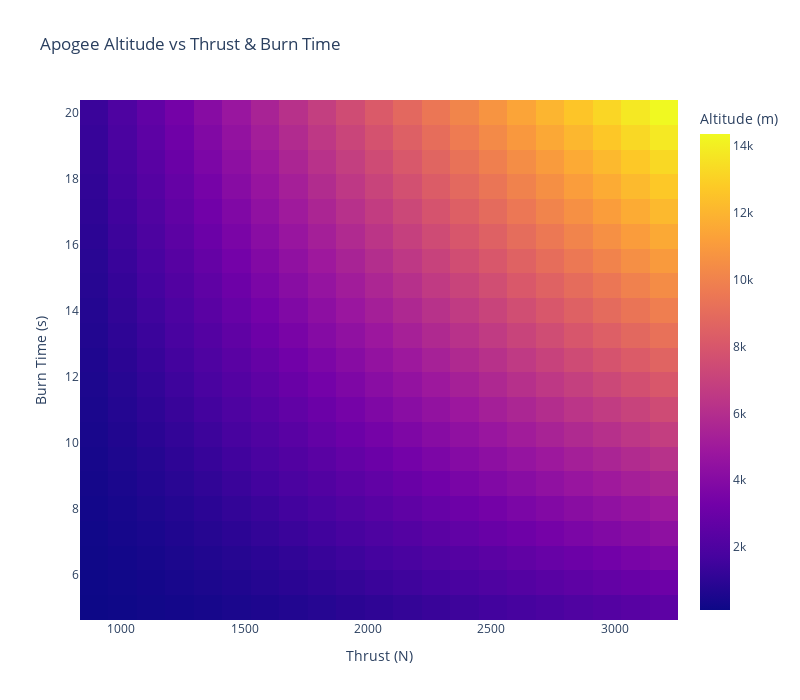
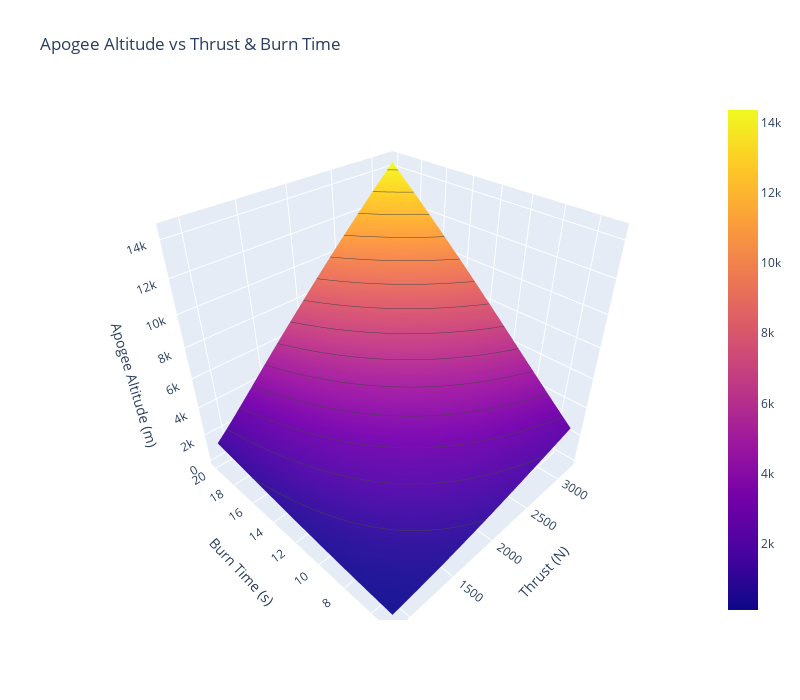

Notebook code cell kept with these figures, in order:
### Code cell
#Plotting

#Heat Map
fig1 = px.imshow(apogee_altitude, 
                labels=dict(x = "Thrust (N)",
                            y = "Burn Time (s)",
                            color = "Altitude (m)"),
                            x = thrust_arr,
                            y = tburn_arr,
                            aspect = "auto",
                            origin = "lower",
                            title="Apogee Altitude vs Thrust & Burn Time",
                            )
fig1.update_layout(
        width=800,
        height=700
    )
fig1.show()

#Surface Map
fig2 = go.Figure(data = go.Surface(z = apogee_altitude,
                                x = thrust_arr,
                                y = tburn_arr,
                                contours = {"x": {"show": False, "start": 889.6297399465218, "end": 3199.8070562191997, "size": (3199.8070562191997-889.6297399465218)/20},
                                                           "y": {"show": False, "start": 5, "end": 20, "size": (20-5)/21},
                                                           "z": {"show": True, "start": 0, "end": 15000, "size": 1000}},
                                ))

fig2.update_layout(
        title="Apogee Altitude vs Thrust & Burn Time",
        scene = dict(
                      xaxis=dict(
                          title=dict(
                              text="Thrust (N)"
                          )
                      ),
                      yaxis=dict(
                          title=dict(
                              text="Burn Time (s)"
                          )
                      ),
                      zaxis=dict(
                          title=dict(
                              text="Apogee Altitude (m)"
                          )
                      ),
                    ),
        width=800,
        height=700,
    )

fig2.update_scenes(xaxis_autorange="reversed")
fig2.update_scenes(yaxis_autorange="reversed")


fig2.show()

### Figure 1 — Plotly figure (JSON) as saved in the notebook; plotly's stock layout.template omitted (floating-point values rounded to 4 significant figures; data arrays with more than 128 entries replaced by an {"elided": "..."} marker saying what was removed)
{"data": [{"coloraxis": "coloraxis", "hovertemplate": "Thrust (N): %{x}<br>Burn Time (s): %{y}<br>Altitude (m): %{z}<extra></extra>", "name": "0", "type": "heatmap", "x": [889.6, 1005.0, 1121.0, 1236.0, 1352.0, 1467.0, 1583.0, 1698.0, 1814.0, 1929.0, 2045.0, 2160.0, 2276.0, 2391.0, 2507.0, 2622.0, 2738.0, 2853.0, 2969.0, 3084.0, 3200.0], "xaxis": "x", "y": [20.0, 19.25, 18.5, 17.75, 17.0, 16.25, 15.5, 14.75, 14.0, 13.25, 12.5, 11.75, 11.0, 10.25, 9.5, 8.75, 8.0, 7.25, 6.5, 5.75, 5.0], "yaxis": "y", "z": {"elided": "21x21 float values"}}], "layout": {"coloraxis": {"colorbar": {"title": {"text": "Altitude (m)"}}, "colorscale": [[0, "#0d0887"], [0.1111, "#46039f"], [0.2222, "#7201a8"], [0.3333, "#9c179e"], [0.4444, "#bd3786"], [0.5556, "#d8576b"], [0.6667, "#ed7953"], [0.7778, "#fb9f3a"], [0.8889, "#fdca26"], [1, "#f0f921"]]}, "height": 700, "title": {"text": "Apogee Altitude vs Thrust & Burn Time"}, "width": 800, "xaxis": {"anchor": "y", "domain": [0, 1], "title": {"text": "Thrust (N)"}}, "yaxis": {"anchor": "x", "autorange": true, "domain": [0, 1], "title": {"text": "Burn Time (s)"}}}}

### Figure 2 — Plotly figure (JSON) as saved in the notebook; plotly's stock layout.template omitted (floating-point values rounded to 4 significant figures; data arrays with more than 128 entries replaced by an {"elided": "..."} marker saying what was removed)
{"data": [{"contours": {"x": {"end": 3200.0, "show": false, "size": 115.5, "start": 889.6}, "y": {"end": 20, "show": false, "size": 0.7143, "start": 5}, "z": {"end": 15000, "show": true, "size": 1000, "start": 0}}, "type": "surface", "x": [889.6, 1005.0, 1121.0, 1236.0, 1352.0, 1467.0, 1583.0, 1698.0, 1814.0, 1929.0, 2045.0, 2160.0, 2276.0, 2391.0, 2507.0, 2622.0, 2738.0, 2853.0, 2969.0, 3084.0, 3200.0], "y": [20.0, 19.25, 18.5, 17.75, 17.0, 16.25, 15.5, 14.75, 14.0, 13.25, 12.5, 11.75, 11.0, 10.25, 9.5, 8.75, 8.0, 7.25, 6.5, 5.75, 5.0], "z": {"elided": "21x21 float values"}}], "layout": {"height": 700, "scene": {"xaxis": {"autorange": "reversed", "title": {"text": "Thrust (N)"}}, "yaxis": {"autorange": "reversed", "title": {"text": "Burn Time (s)"}}, "zaxis": {"title": {"text": "Apogee Altitude (m)"}}}, "title": {"text": "Apogee Altitude vs Thrust & Burn Time"}, "width": 800}}
